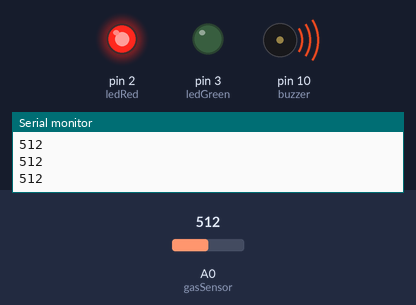
Bench run of a sketch on a simulated Arduino Uno, built with avr-gcc and run on an emulated ATmega328P. Shown: output pins drawn as LEDs (lit = HIGH), buzzer (waves = sounding), the last lines printed to the serial monitor. The test bench sets the inputs (shaded band); at power-on: A0 (gasSensor) = 512.

Above: at 1.2 s.
1.3 s: A0 (gasSensor) set to 30
2.8 s: A0 (gasSensor) set to 25
At 3.6 s:
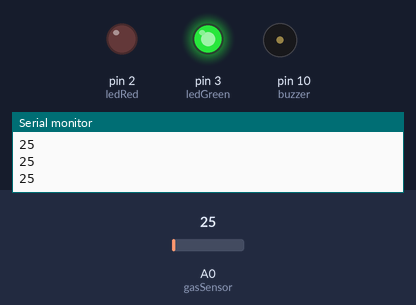
4.3 s: A0 (gasSensor) set to 122
At 4.9 s:
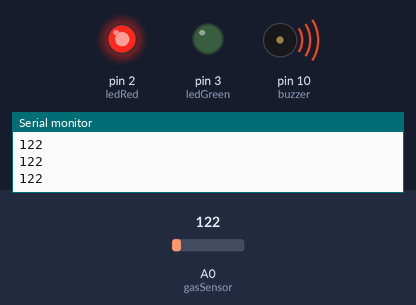
5.9 s: A0 (gasSensor) set to 18
At 7.4 s:
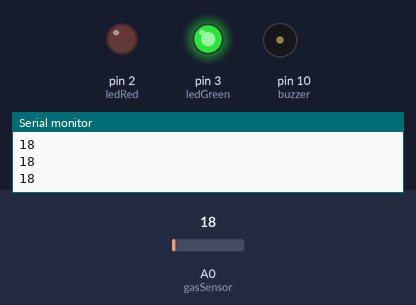
Timing chart, 0 to 8.5 s (numbered marks = the images above; inputs shaded):
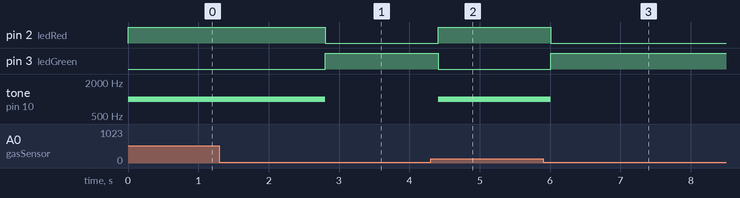

Measured:
- the behaviour switches between 29 and 28 on A0 (gasSensor) (found by bisection; images 0 and 1)
- after the input at 2.8 s, pin 2 (ledRed): HIGH → LOW at once; pin 3 (ledGreen): LOW → HIGH at once; tone on pin 10 (buzzer): 1000 Hz → silent at once
- after the input at 4.3 s, pin 2 (ledRed): LOW → HIGH after 0.11 s; pin 3 (ledGreen): HIGH → LOW after 0.11 s; tone on pin 10 (buzzer): silent → 1000 Hz after 0.11 s
- after the input at 5.9 s, pin 2 (ledRed): HIGH → LOW after 0.11 s; pin 3 (ledGreen): LOW → HIGH after 0.11 s; tone on pin 10 (buzzer): 1000 Hz → silent after 0.11 s

The sketch:

smoke_detection_system_rifatbots_copy_20231216193818.ino
```cpp
#define gasSensor A0
#define buzzer 10
#define ledGreen 3
#define ledRed 2
#define HIGH 600

void setup() {

   //Initialising all pins

   pinMode(gasSensor, INPUT);
   pinMode(buzzer, OUTPUT);
   pinMode(ledGreen, OUTPUT);
   pinMode(ledRed, OUTPUT);
   Serial.begin(9600);
  }

void loop() {
  //Read data from the sensor
int gas_value = analogRead(gasSensor);
Serial.println(gas_value);

//check data from sensor if there is smoke, if will execute otherwise else will execute
if(gas_value > 28)
{
  tone(buzzer,1000,500);
  digitalWrite(ledRed, HIGH);
  digitalWrite(ledGreen,LOW);


}
else
{
  noTone(buzzer);
  digitalWrite(ledGreen,HIGH);
  digitalWrite(ledRed, LOW);
}
delay(200);

}
```
